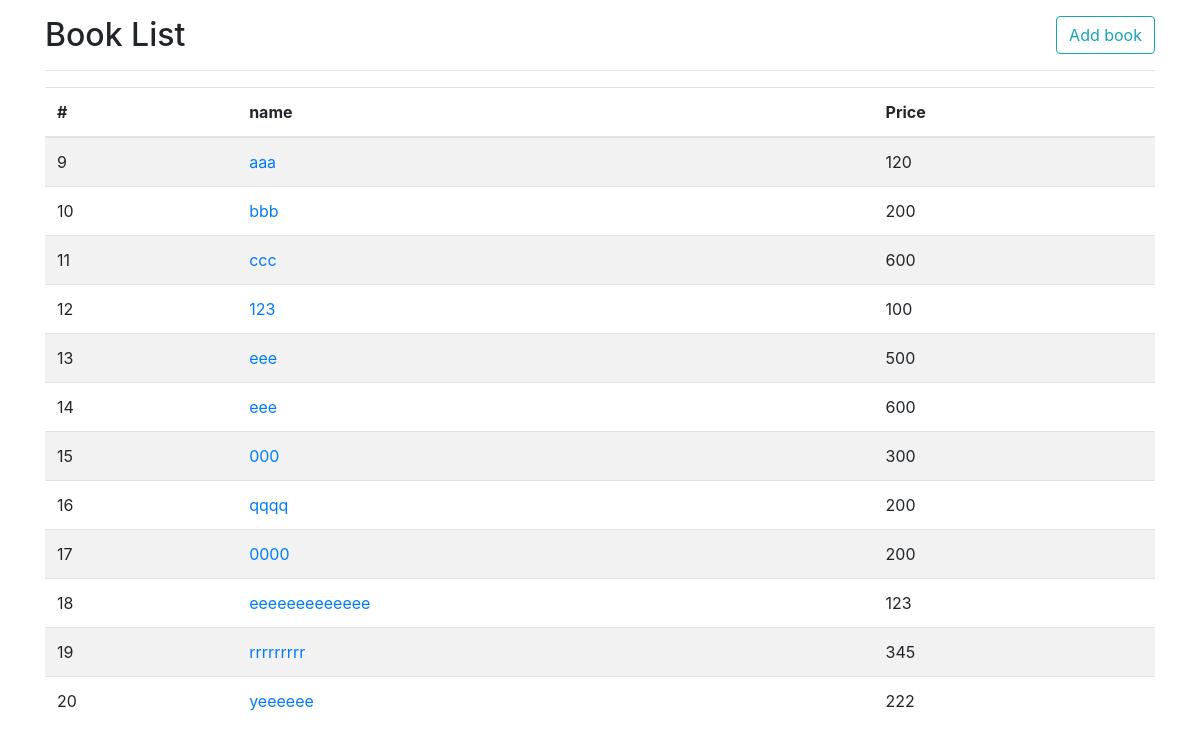
/books/, run on an earlier commit of the app's database.
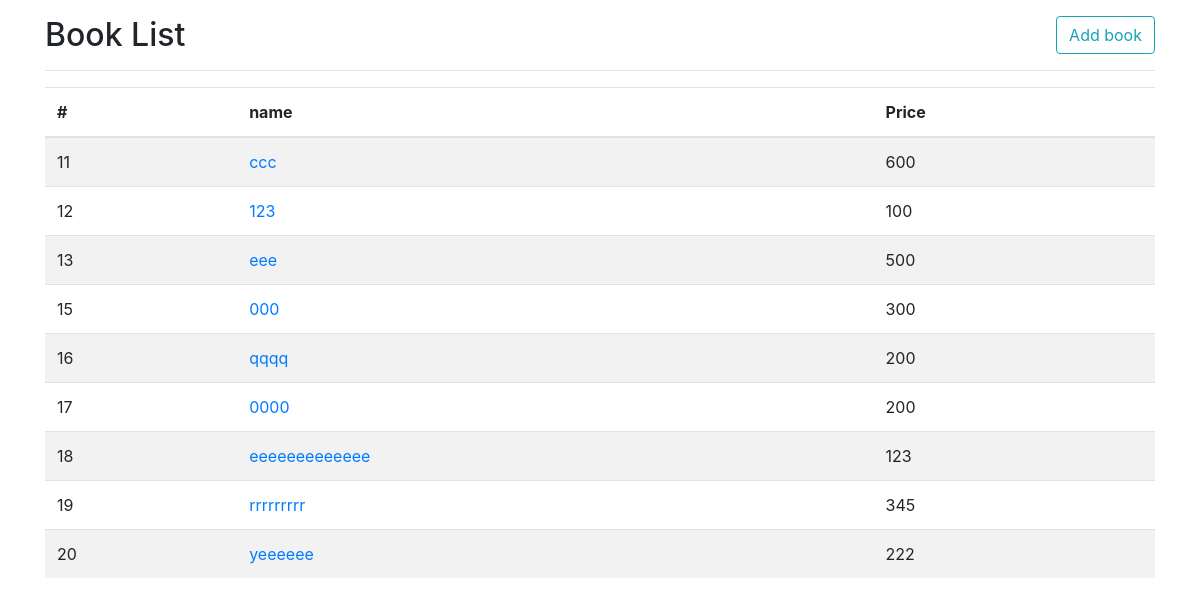
And on a later commit of the database.
### books/models.py (models this page shows, shortened)
class Book(models.Model):
    name = models.CharField('書名', max_length=20)
    price = models.PositiveIntegerField('價格')
    introduction = models.TextField('簡介')

### books/views.py (the view)
# urls.py: path('', views.index, name='index'),
def index(request):
    books = Book.objects.all()
    return render(request, 'books/index.html', {'books': books})

### templates/books/index.html
{% extends "layout.html" %}
{% block main %}
    <div class ="row">
        <div class="col">
            <a href="{% url 'books:add' %}" class="btn btn-outline-info float-right">Add book</a>
           <h2>Book List</h2>
            <hr>
        <table class="table table-striped">
            <thead>
                <tr>
                 <th>#</th>
                 <th>name</th>
                 <th>Price</th>
                </tr>
            </thead>
        <tbody>
            {% for book in books %}
                <tr>
                    <td>{{ book.id }}</td>
                    <td><a href="{% url 'books:show' book.id %}">{{ book.name }}</a></td>
                    <td>{{ book.price }}</td>
                </tr>
            {% empty %}
                <tr>
                    <td colspan="3" class="text-center">No books!!!</td>
                </tr>
            {% endfor %}
        </tbody>
        </table>
        </div>
    </div>
{% endblock %}

What changed in the data, as far as the page shows it:
removed Book: id "9", name "aaa", price "120"
removed Book: id "10", name "bbb", price "200"
removed Book: id "14", name "eee", price "600"
